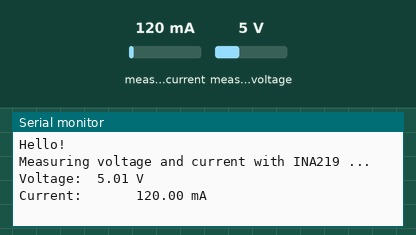
A sketch run on a simulated Arduino Uno, built with avr-gcc and run on an emulated ATmega328P. Parts: the last lines printed to the serial monitor. Inputs (shaded band) come from the test bench; at power-on: measured current 120 mA, measured voltage 5 V.

Above: at 1.2 s.
1.3 s: measured current set to 40 mA
At 2.4 s:
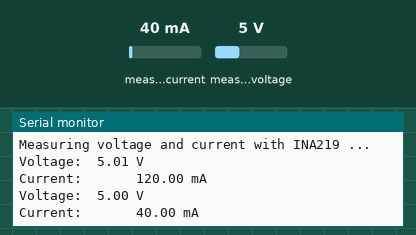
3.4 s: measured voltage set to 0.3 V
At 5.2 s:
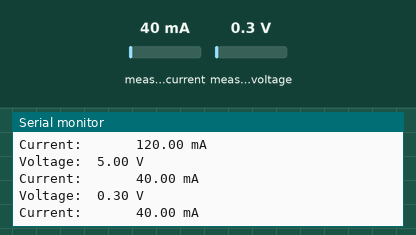
5.5 s: measured current set to 500 mA
At 7.3 s:
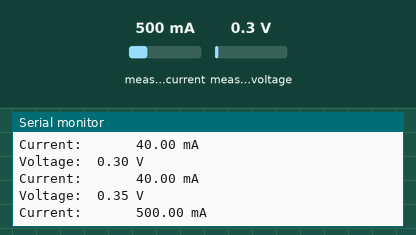
Timing chart, 0 to 8.8 s (numbered marks = the images above; inputs shaded):
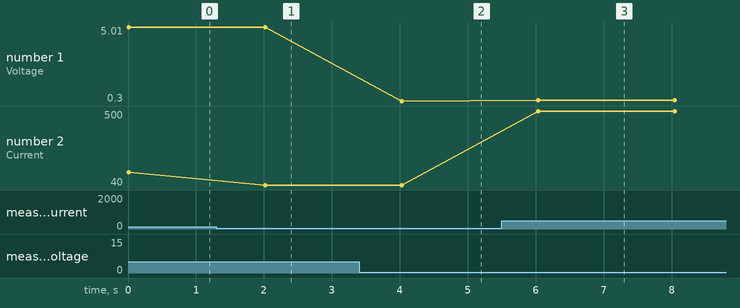

Measured:
- after the input at 1.3 s, the serial monitor: prints a new line after 0.72 s (image 1)
- after the input at 3.4 s, the serial monitor: prints a new line after 0.63 s (image 2)
- after the input at 5.5 s, the serial monitor: prints a new line after 0.54 s (image 3)
- plotted number 1: 5.01 → 5 after the input at 1.3 s, 5 → 0.3 after the input at 3.4 s, 0.3 → 0.35 after the input at 5.5 s
- plotted number 2: 120 → 40 after the input at 1.3 s, 40 → 500 after the input at 5.5 s

The sketch:

current_code.ino
```cpp
#include <Wire.h>
#include <Adafruit_INA219.h>

Adafruit_INA219 ina219;
void setup(void)
{
  Serial.begin(115200);
  while (!Serial) {
      delay(1);
  }

  uint32_t currentFrequency;

  Serial.println("Hello!");
  // Initialize the INA219.
  // By default the initialization will use the largest range (32V, 2A).
  if (! ina219.begin()) {
    Serial.println("Failed to find INA219 chip");
    while (1) { delay(10); }
  }

  Serial.println("Measuring voltage and current with INA219 ...");
}

void loop(void)
{
  float shuntvoltage = 0;
  float busvoltage = 0;
  float current_mA = 0;
  float loadvoltage = 0;
  float power_mW = 0;

  shuntvoltage = ina219.getShuntVoltage_mV();
  busvoltage = ina219.getBusVoltage_V();
  current_mA = ina219.getCurrent_mA();
  power_mW = ina219.getPower_mW();
  loadvoltage = busvoltage + (shuntvoltage / 1000);

  //Prints out voltage and current of Panel connected
  Serial.print("Voltage:  "); Serial.print(loadvoltage); Serial.println(" V");
  Serial.print("Current:       "); Serial.print(current_mA); Serial.println(" mA");

  Serial.println("");

  delay(2000);
}
```
